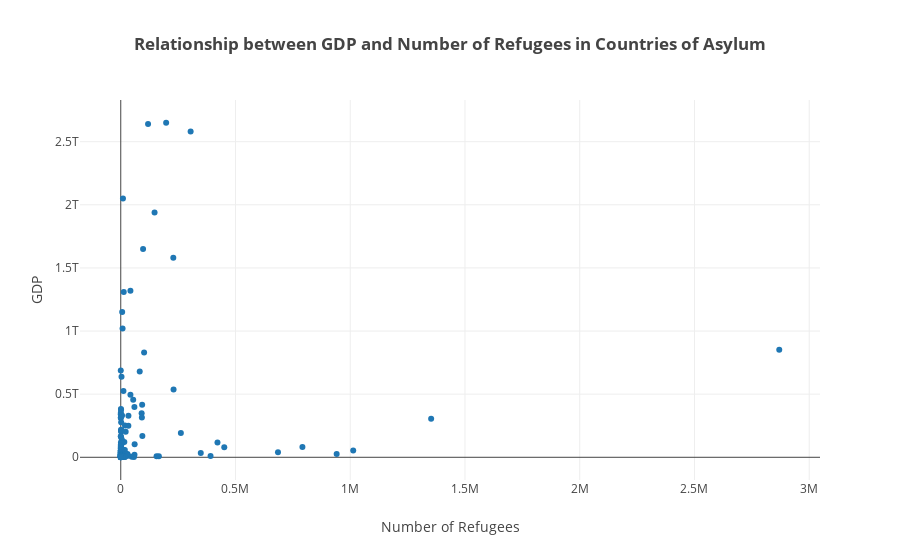

Here is the notebook cell this chart was saved with:
### Code cell
trace = go.Scatter(
    x = removed_outliers['Total Refugees in Country'],
    y = removed_outliers['GDP'],
    mode = 'markers'
)

data = [trace]

layout = go.Layout(
    title='<b> Relationship between GDP and Number of Refugees in Countries of Asylum </b>',
    xaxis=dict(
        title='Number of Refugees'
    ),
    yaxis=dict(
        title='GDP'
    ),
    
)

fig = go.Figure(data=data, layout=layout)
iplot(fig, filename='basic-scatter')

### Figure 1 — Plotly figure (JSON) as saved in the notebook; plotly's stock layout.template omitted (floating-point values rounded to 4 significant figures; data arrays with more than 128 entries replaced by an {"elided": "..."} marker saying what was removed)
{"data": [{"mode": "markers", "type": "scatter", "uid": "fba42ca4-5efc-41d1-a5de-5586badac4de", "x": {"elided": "132 int values"}, "y": {"elided": "132 float values"}}], "layout": {"title": {"text": "<b> Relationship between GDP and Number of Refugees in Countries of Asylum </b>"}, "xaxis": {"title": {"text": "Number of Refugees"}}, "yaxis": {"title": {"text": "GDP"}}}}
